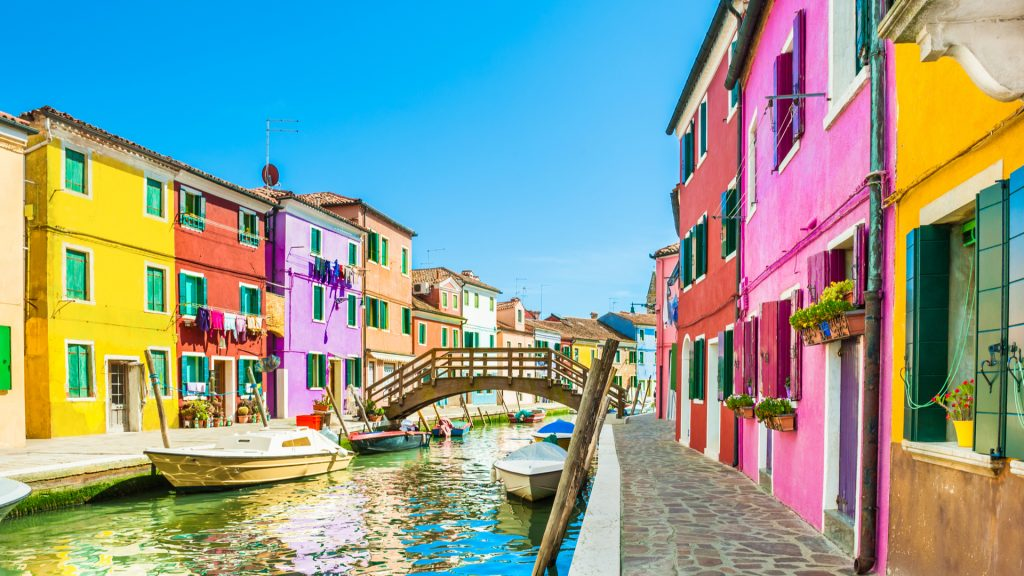
#> input picture colorful_city.jpg, 1024 x 576 px; its folder holds only this picture in this run
$ jupyter execute --allow-errors 'Projeto final.ipynb'   (shell and % lines are left out)
#> lines starting #> are read from the running program, lines starting #| are printed output that depends on the picture
# Projeto Final - Compressão de imagem com unsupervised learning

**Nome: Eduardo Henrique Dias Melgaço
Matrícula: 2017023501**

## Introdução

O objetivo desse projeto é colocar em prática a implementação de algoritmos que utilizam o processo de aprendizado não supervisionado e avaliar sua performance na tarefa de compressão de imagem. Atualmente, existem duas formas de classificar técnicas de compressão de imagem, **lossy** e **lossless**. Em uma compressão do tipo *lossy*, a imagem original não pode ser recuperado, enquanto em uma compressão *lossless* elas podem.
Ambos algoritmos de compressão de dados são do tipo *lossy*, ou seja, haverá perda de dados após a compressão. À partir disso, devemos selecionar o modelo que miniminiza o tamanho em KB e maximiza a qualidade da imagem gerada.
Para desempenhar esta tarefa, foi utilizado os algoritmos **K-means** e o **Principal Component Analysis (PCA)**.

### Bibliotecas Utilizadas

[cell 1]
import numpy as np
from sklearn.cluster import KMeans, MiniBatchKMeans
from sklearn.decomposition import PCA, IncrementalPCA
from yellowbrick.cluster import KElbowVisualizer
import os
from PIL import Image
import matplotlib
from matplotlib import pyplot as plt

### Funções de utilidade
Abaixo encontramos a implementação de quatro funções de utilidade que são utilizadas no experimento:
- `get_image_size_kb`: Retorna o tamanho de uma imagem em KB;
- `normalize`: Normaliza uma array com valores numéricos para estarem contidos entre 0 e 1.
- `plot_img`: Plota uma imagem na tela e salva um arquivo com essa imagem, caso ela não seja a imagem base nos experimentos e à partir do arquivo calcula o tamanho do arquivo e quanto de redução de tamanho foi obtido;
- `plot_images_comparison`: Exibe um grid com 6 imagens para comparações futuras.

[cell 2]
def get_image_size_kb(image_path):
    size = file_stats = os.stat(image_path).st_size

    return (size / 1024)

def normalize(values):
    return (values - values.min()) / (values.max() - values.min())

def plot_img(ax, img, title, is_base_img=False):
        ax.imshow(img, interpolation='nearest')
        ax.set_title(title)
        ax.set_yticks([]), ax.set_xticks([])
        if(is_base_img == True):
            ax.set_xlabel("size: %d KB" % (base_img_size))
        else:
            image_name = "%s.jpg" % title
            matplotlib.image.imsave(image_name, img)
            compressed_size = get_image_size_kb(image_name)
            shrink_percent = 100 - (compressed_size / base_img_size * 100)
            ax.set_xlabel("size: %d KB, (size reduction: %.2f%%)" % (compressed_size, shrink_percent))


def plot_images_comparison(images_data):
    fig, axes = plt.subplots(2,3, figsize=(20, 10))
    flat_axes = np.array(axes).flatten()

    for i, image_data in enumerate(images_data):
        ax = flat_axes[i]
        is_base_img = i == 0
        image, title = image_data
        plot_img(ax, image, title, is_base_img=is_base_img)


    plt.show()

## Características da Imagem

A imagem escolhida é a foto que possui várias cores e vários elementos. À partir do arquivo da foto, transformamos ele em um array com três dimensões, que também pode ser visto como um array bidimensional de pixels, onde cada píxel possui 3 entradas Red, Green e Blue. Cada uma dessas entradas possui valores de 0 à 255, que indica o nível de intensidade de cada cor para o pixel em questão. À seguir, será exibido o formato da imagem, o número de cores únicas que ela possui, e o seu tamanho em KB:

[cell 3]
BASE_IMG_PATH = 'colorful_city.jpg'
img = Image.open(BASE_IMG_PATH)
#> img is the input picture: PIL image 1024x576 RGB; mean R, G, B 140.5, 157.4, 147.7
total_number_colors = len(set((img.getdata())))
#> total_number_colors = 278376
base_img_size = get_image_size_kb(BASE_IMG_PATH)
base_image_array = np.array(img)

print("Formato do array da imagem: ", base_image_array.shape)
#| Formato do array da imagem:  (576, 1024, 3)
print("Número de cores únicas na imagem: ", total_number_colors)
#| Número de cores únicas na imagem:  278376
print("Tamanho da imagem: %d KB" % base_img_size)

## K-means
O K-means é um algoritmo utilizado para o agrupamento de dados, sua principal utilidade é conseguir agrupar os dados de acordo com um K fornecido. A sua implementação consiste em:
- Escolher randomicamente a posição de K pontos, que são chamados de centróides;
- Calcular a distância de todos os pontos para cada centróide;
- assinalar cada ponto ao centróide mais próximo;
- Após isso, ele recalcula a posição dos centróides seguindo a seguinte função de custo, que deve ser minimizada:
    $$z_i = argmin||x_i - \mu_c||^2$$
    Onde $z_i$ representa um cluster, $x_i$ é um ponto no conjunto de dados e $\mu_c$ é um dos K centróides.

A posição inicial dos centróides escolhidos influencia no resultado final. Uma forma de evitar que os resultados sejam afetados por mal posicionamento dos centróides iniciais é através da utilização do K-means++, uma modificação do K-means que busca maximizar a distância entre pontos. Por sorte, biblioteca sklearn utiliza o K-means++ por padrão em sua implementação.
### Compressão de imagem utilizando o K-means
Utilizando o K-means, selecionamos k grupos, onde cada grupo é uma cor que mais se aproxima de um determinado grupo de cores. A partir deste grupo de cores selecionadas, podemos exibir um versão da imagem com o número limitado de cores.

Antes de treinarmos o nosso modelo para agrupar N cores diferentes em cada um de seus clusters, devemos mudar o formato da imagem de forma a ser compatível com o K-means. Como explicado anteriormente uma imagem é representado por uma matriz 2x2 de pixels, onde cada pixel possui 3 entradas RGB, o que produz uma matriz de 3 dimensões e para utilizar o K-means, precisamos de uma matriz bidimensional que pode ser obtida através da multiplicação da altura da imagem pelo seu comprimento.
À seguir podemos ver o formato original da imagem e seu valor transformado:

[cell 4]
reshaped_img = (base_image_array / 255.0).reshape(-1, 3)
print("Formato da imagem: ", base_image_array.shape)
#| Formato da imagem:  (576, 1024, 3)
print("Formato da imagem transformada: ",  reshaped_img.shape)
#| Formato da imagem transformada:  (589824, 3)

[cell 5]
num_colors = [2, 3, 15, 40, 100]
images_data = []

images_data.append([base_image_array, 'Original image'])

for i, num_color in enumerate(num_colors):
    kmeans = MiniBatchKMeans(n_clusters=num_color, random_state=42).fit(reshaped_img)
    k_colors = kmeans.cluster_centers_[kmeans.predict(reshaped_img)]
    k_img = np.reshape(k_colors, (base_image_array.shape))
    images_data.append([k_img, "%d colors" % num_color])
#> this loop made 5 passes
#> pass 3, `k_img = np.reshape(k_colors, (base_image_array.shape))`:
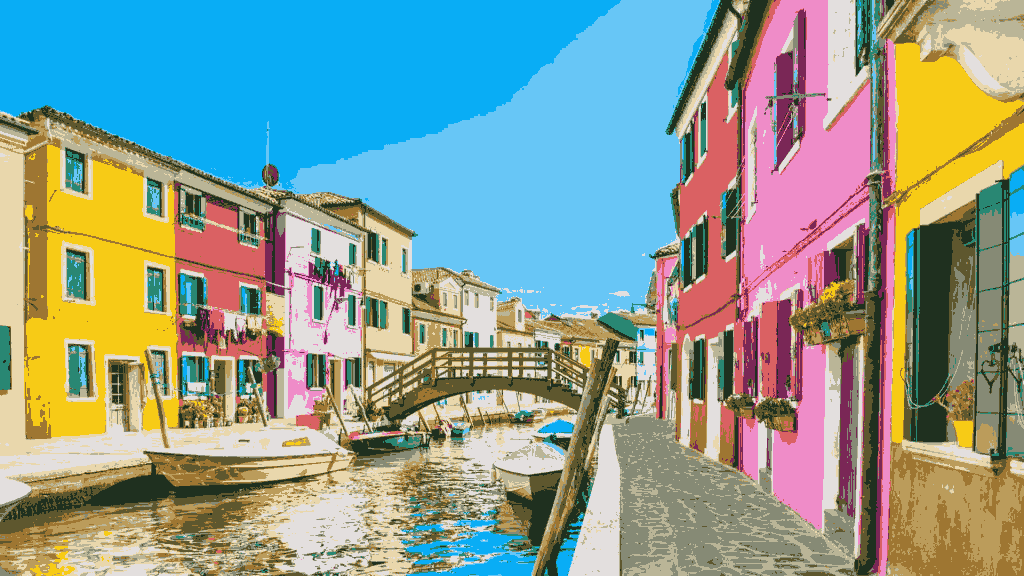
#> k_img: shape (576, 1024, 3) float64; mean R, G, B 0.551, 0.618, 0.58
#> after the loop, images_data = 6 items
#> the loop in plot_images_comparison, `for i, image_data in enumerate(images_data):` made 2 passes
#> (is_base_img, title) on pass 1: (True, 'Original image')
#> (is_base_img, title, image_name in plot_img) on pass 2: (False, '2 colors', '2 colors.jpg')

#> (the rest of this cell did not finish here and is left out)

Com base nas imagens geradas acima, podemos perceber que a medida que adicionamos mais cores, a imagem gerada se aproxima da imagem original, apesar de aumentar o seu tamanho em KBites. Nas últimas imagens é perceptível que o gradiente presente no céu da cidade é segmentado e cria faixas que mudam de tonalidade. Esse gradiente ocorre justamente por causa da implementação do K-means, que para cada segmento do céu encontra um representante para um intervalo de cores presente.

### Selecionando o melhor valor de K
À seguir será exibido uma metologia utilizado para selecionar o melhor valor de k, que melhor reconhece os grupos de cores essenciais para reconstruir a imagem de forma fiel e que possui o menor tamanho.
Para selecionar esse valor de K, utilizamos o **Elbow Method** que seleciona o maior valor de k que possui a menor distorção. A distorção é caculada à partir da soma dos erros de cada cluster:
$$distortion = \sum (\mu_c - x_i)^2$$

[cell 6]
model = MiniBatchKMeans(random_state=42)
#> (the rest of this cell did not finish here and is left out)

No bloco acima, utilizamos o método de elbow visualizer da biblioteca `yellowbrick` para encontrar o valor ótimo de K, que maximiza K enquanto minimiza a distorção. À seguir iremos exibir uma comparação entre a imagem que utiliza esse valor ótimo e a imagem original:

#> (a cell that did not finish here is left out)

A imagem gerada acima é próxima da original e apresenta uma redução de tamanho relativamente boa.

## Principal Component Analysis (PCA)

O PCA é um algoritmo amplamente utilizado para redução de dimensionalidade em conjuntos de dados que possuem muitas features. Em linhas gerais, o seu algoritmo consiste em:
- Calcular o valor mediano de cada feature
- À partir da média de cada feature, encontrar uma média global que representa o centro dos dados;
- Após isso, ele desloca todos os dados de forma a colocar o ponto central em (0,0)
- Por fim, o algoritmo calcula o vetor que mais bem descreve estes dados, ou seja, o vetor que minimiza a distância entre cada ponto e a sua projeção. Estes vetores são chamados de *eigenvectors* e a soma da distância entre os dados e o *eigenvector* é chamado de *eigenvalue*.
- Por fim, caso haja mais de um componente, outro *eigenvector* é traçado de forma a ser perpendicular ao vetor construído, e os dados são projetado em cada um dos *eigenvectors*, de forma que fique visível a contribuição (variação) que cada Principal Component possui em relação aos dados projetados.

### Compressão de imagem usando PCA
Para realizar a tarefa de comprimir uma imagem, a abordagem utilizada à seguir é separar as camadas Red, Green e Blue da imagem e criar um PCA que processa cada uma delas. Após isso, executamos o PCA e obtemos um array com dimensão igual ao `n_components` escolhido, que é invertido novamente para a dimensão original da imagem, de forma a "restaurar" o dado comprimido. O PCA foi implementado com o módulo `IncrementalPCA` que otimiza o espaço de vetores e possui uma performance melhor à implementação padrão do PCA. À seguir, será exibido um comparativo entre cada imagem e o seu tamanho em memória a medida que aumentamos o número de componentes:

[cell 8]
# split data in r, g and b arrays
image_R = base_image_array[:,:, 0]
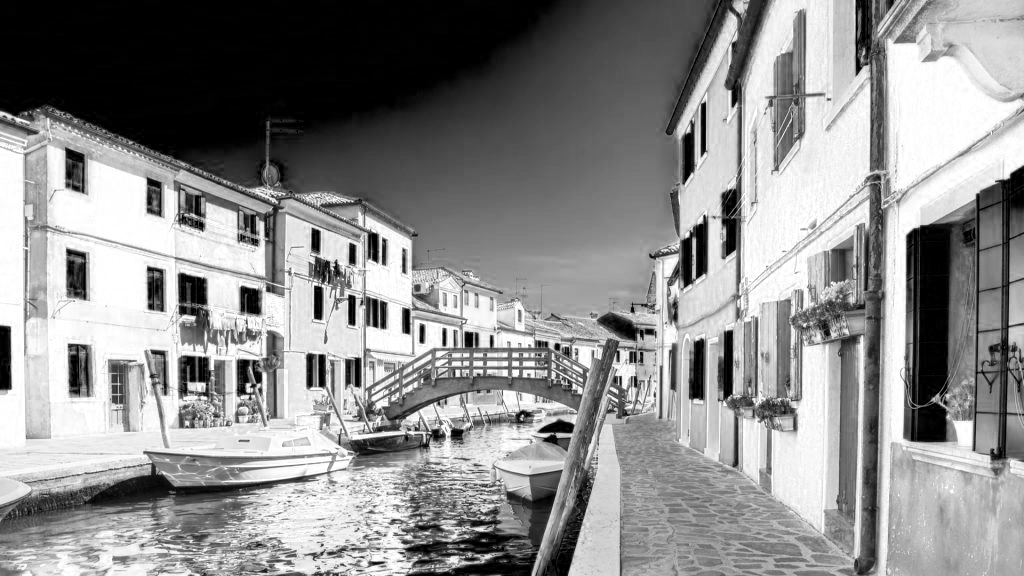
#> image_R: shape (576, 1024); min 0, max 255, mean 140.5
image_G = base_image_array[:,:, 1]
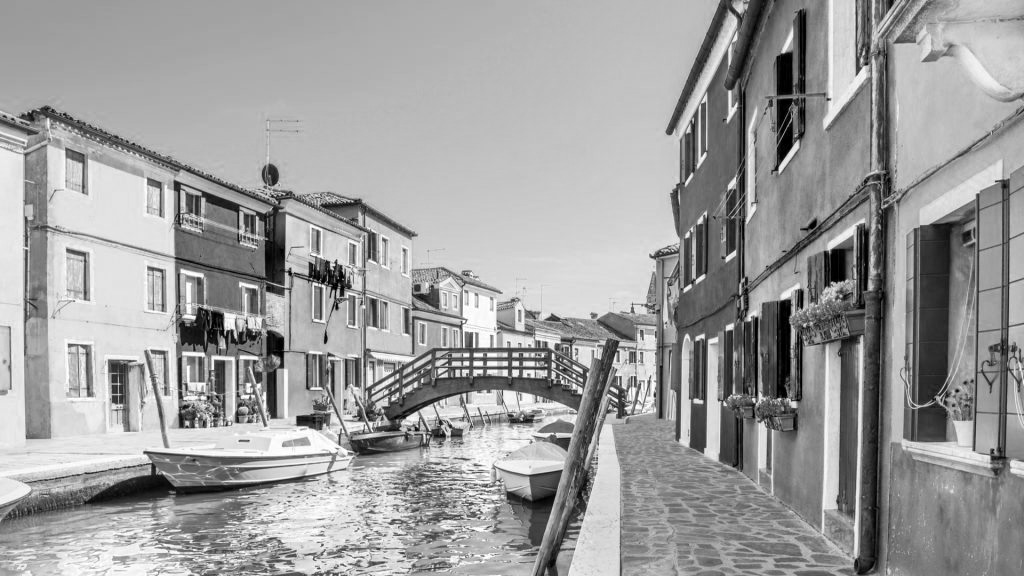
#> image_G: shape (576, 1024); min 0, max 255, mean 157.4
image_B = base_image_array[:,:, 2]
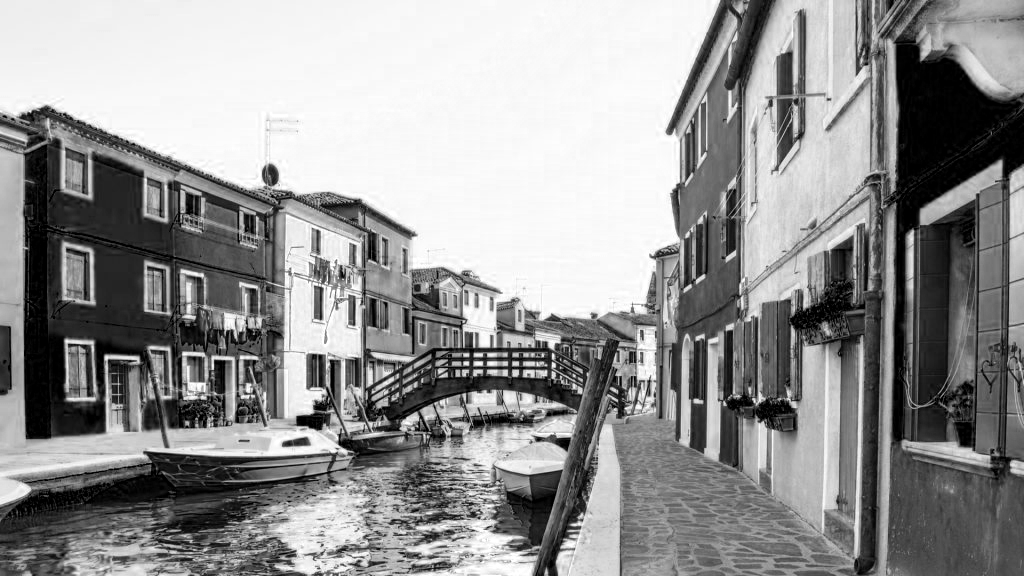
#> image_B: shape (576, 1024); min 0, max 255, mean 147.7

num_components_list = [2, 10, 20, 50, 100]
images_data = []
images_data.append([base_image_array, 'Original image'])

for i, n_components in enumerate(num_components_list):
    # Train PCA for n_components and transform R, G, and B arrays
    ipca = IncrementalPCA(n_components=n_components)
    pca_img_R = ipca.inverse_transform(ipca.fit_transform(image_R))
    pca_img_G = ipca.inverse_transform(ipca.fit_transform(image_G))
    pca_img_B = ipca.inverse_transform(ipca.fit_transform(image_B))
    pca_img = normalize(np.dstack((pca_img_R, pca_img_G, pca_img_B)))
    images_data.append([pca_img, "%d components" % n_components])
#> this loop made 5 passes
#> pass 1, `pca_img_R = ipca.inverse_transform(ipca.fit_transform(image_R))`:
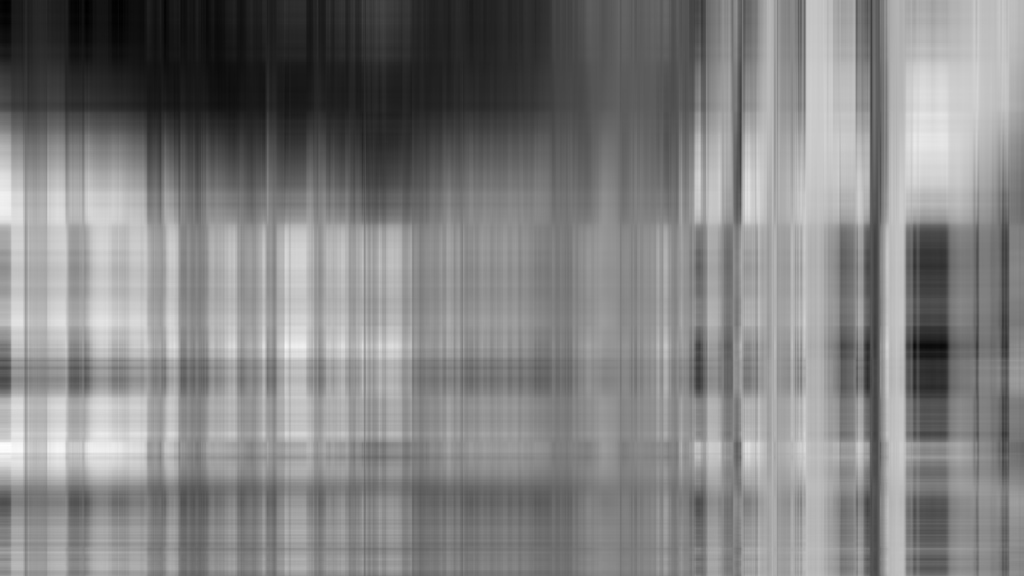
#> pca_img_R: shape (576, 1024) float64; min -39.81, max 314.5, mean 140.5; drawn with min black and max white
#> pass 1, `pca_img_G = ipca.inverse_transform(ipca.fit_transform(image_G))`:
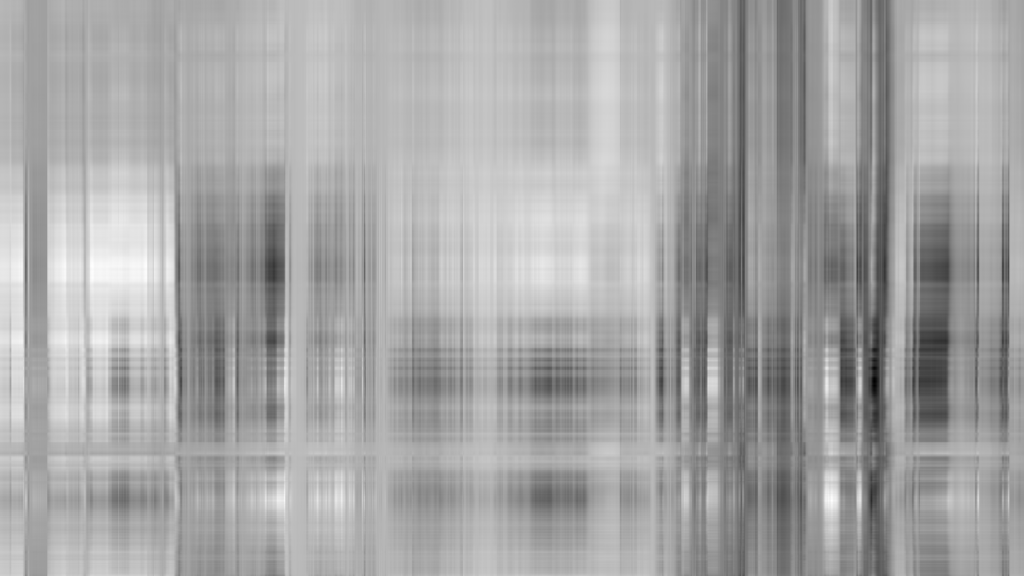
#> pca_img_G: shape (576, 1024) float64; min -50.97, max 269.8, mean 157.4; drawn with min black and max white
#> pass 1, `pca_img_B = ipca.inverse_transform(ipca.fit_transform(image_B))`:
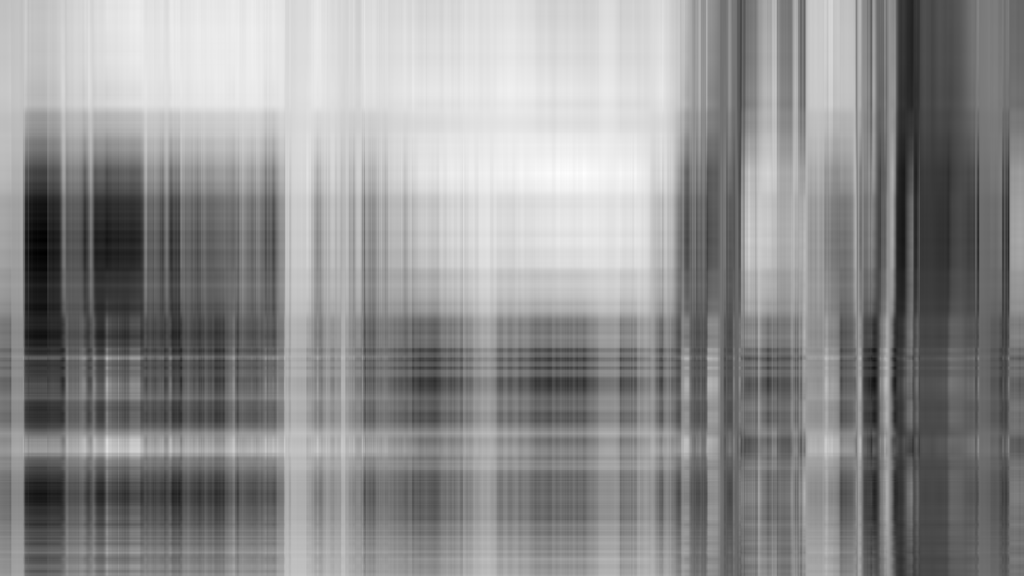
#> pca_img_B: shape (576, 1024) float64; min -33.5, max 288.9, mean 147.7; drawn with min black and max white
#> pass 1, `pca_img = normalize(np.dstack((pca_img_R, pca_img_G, pca_img_B)))`:
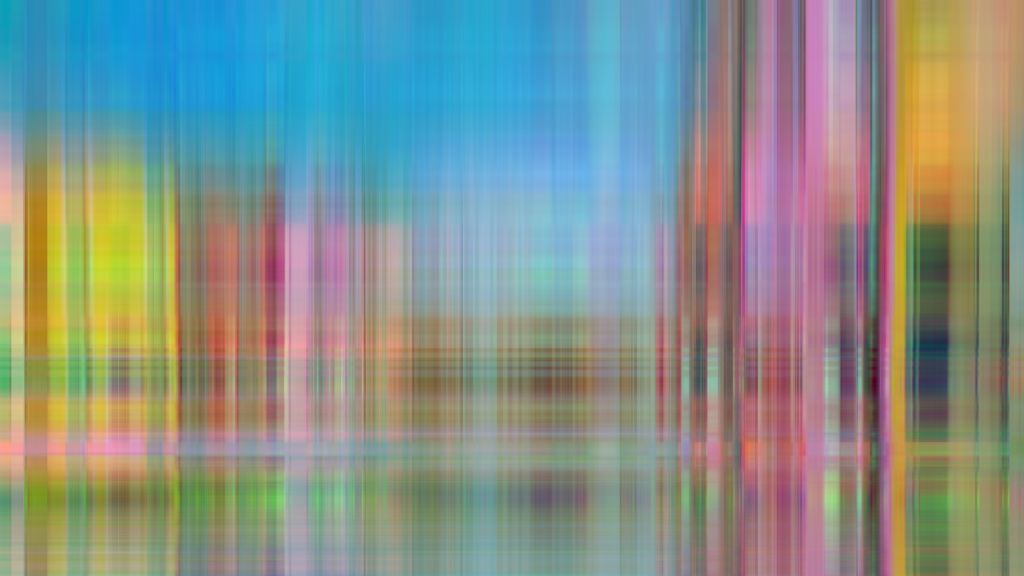
#> pca_img: shape (576, 1024, 3) float64; mean R, G, B 0.524, 0.57, 0.544
#> the loop in plot_images_comparison, `for i, image_data in enumerate(images_data):` made 2 passes

#> (the rest of this cell did not finish here and is left out)

### Selecionando o melhor valor de PCA components
No experimento anterior, conseguimos visualizar a diferença em qualidade e tamanho da imagem conforme aumentamos ou diminuímos o número de principal components. Apesar dessa abordagem mostrar imagens comprimidas que são bem próximas da original, não conseguimos medir exatamente quão similar as imagens são de forma precisa.
Dessa forma precisamos de uma métrica que indique quão similar a imagem gerada é em relação a original. A métrica a ser utilizada é a **Variância explicada**, que mede o quão bem a imagem comprimida consegue explicar a imagem original, ou seja, quão similar ela é.
Abaixo pegamos o valor da variância explicada cumulativa para cada cor no RGB e descobrimos um valor de n_components ideal para que nós possamos ter 95% de similaridade entre as imagens.

[cell 9]
pca_r = PCA().fit(image_R)
pca_g = PCA().fit(image_G)
pca_b = PCA().fit(image_B)

var_cumu_r = np.cumsum(pca_r.explained_variance_ratio_)*100
#> var_cumu_r = 576 values from 52.48 to 100
var_cumu_g = np.cumsum(pca_g.explained_variance_ratio_)*100
#> var_cumu_g = 576 values from 16.49 to 100
var_cumu_b = np.cumsum(pca_b.explained_variance_ratio_)*100
#> var_cumu_b = 576 values from 41.1 to 100

k_r = np.argmax(var_cumu_r>95)
#> k_r = 41
k_g = np.argmax(var_cumu_g>95)
#> k_g = 94
k_b = np.argmax(var_cumu_b>95)
#> k_b = 51
print("Numero de componentes por cor com 95% de variância:")
print("Vermelho: ", k_r)
#| Vermelho:  41
print("Verde: ", k_g)
#| Verde:  94
print("Azul: ", k_b)
#| Azul:  51

plt.figure(figsize=[10,5])
plt.title('Cumulative Explained Variance')
plt.ylabel('Cumulative Explained variance')
plt.xlabel('Principal components')
#> (the rest of this cell did not finish here and is left out)
